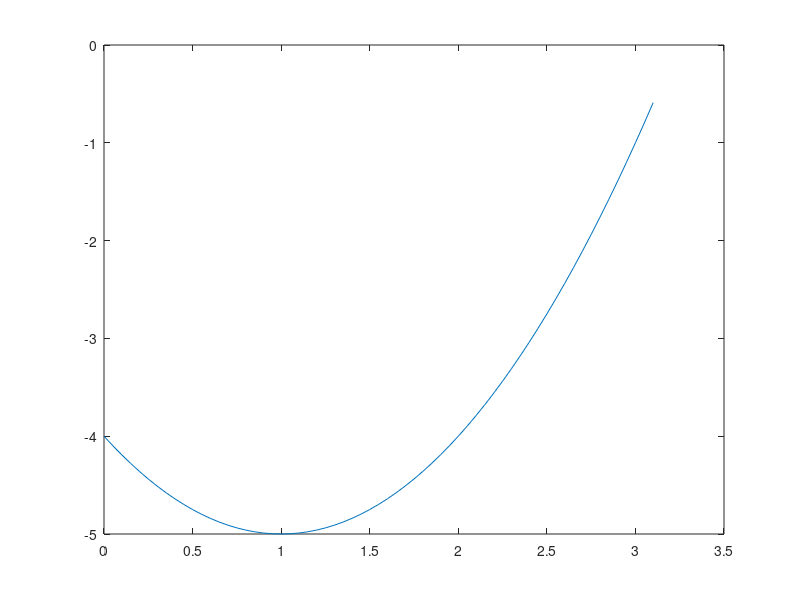

MATLAB code to generate this figure:
% UJIAN AKHIR SEMESTER
% METODE NUMERIK DAN TEKNIK KOMPUTASI
% TEKNIK ELEKTRO - INSTITUT TEKNOLOGI KALIMANTAN

data = csvread('data.csv');

% plotting data
plot(data(1,:), data(2,:));
set(get(gca, 'XLabel'), 'String', '');
